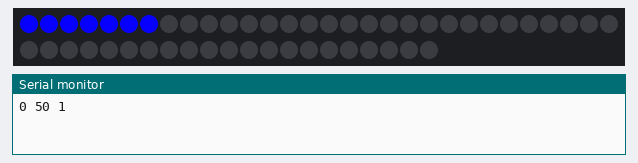
A sketch run on a simulated Arduino Uno, built with avr-gcc and run on an emulated ATmega328P. On the bench: 51 RGB LEDs in strip order, left to right, continuing on the next row, the last lines printed to the serial monitor. Random numbers use the default seed unless the sketch sets one.

Above: at 0.45 s.
At 6.06 s:
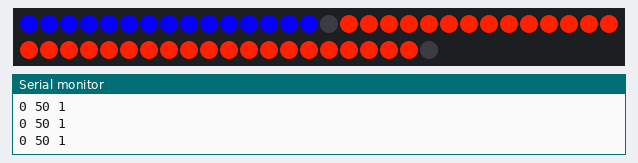
At 10.75 s:
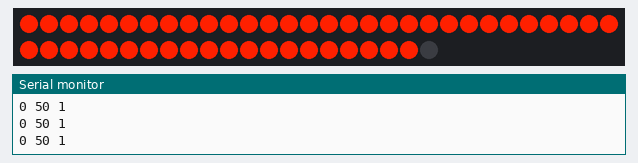
At 19.88 s:
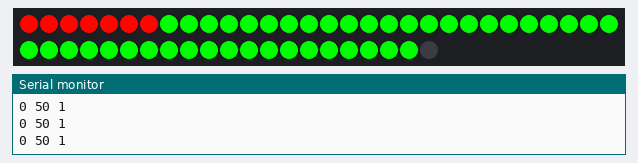
At 29.62 s:
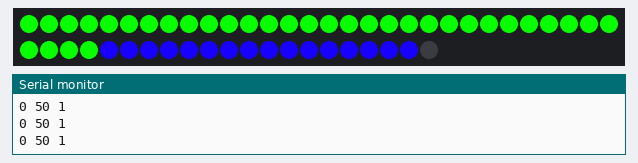
At 39.61 s:
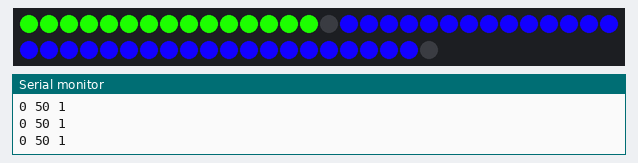

The sketch:

halloween.ino
```cpp
#include <FastLED.h>

#define NUM_LEDS 51
#define LED_PIN 3
#define Del 60
#define fst 10;
CRGB led[NUM_LEDS];
int s,e,st;
int toggle=0;

void setup() {
  // put your setup code here, to run once:
FastLED.addLeds<NEOPIXEL, LED_PIN>(led, NUM_LEDS);

  for (int i =0; i<NUM_LEDS;i++)
  {
     led[i]= CRGB(0,0,0);
  }
  FastLED.show();
  s=0;
  e=NUM_LEDS-1;
  st=1;

  Serial.begin(9600);

}

void swap()
{
   int temp;

   temp=s;
   s=e;
   e=temp;
   st= 1;
   if (s>e)
     st= -1;

  //Serial.print("hello\n");
  //Serial.print(s);Serial.println();
  //Serial.print(e);Serial.println();
 // Serial.print(st);Serial.println();
 // Serial.println();


}


void debugprint(int r, int g, int b)
{
  Serial.print(r);
  Serial.print(" ");
  Serial.print(g);
  Serial.print(" ");
  Serial.print(b);
  Serial.print(" ");
  Serial.println();


}

void loop() {
  // put your main code here, to run repeatedly:
int j,k;


  int r,g,b;
  CRGB next;
  int pr,pg,pb,ir,ib,ig;
  int sr,sg,sb;
  int fading;


  delay(100);
  //swap();
  toggle+=1;
  if ((toggle & 0x3) == 0x0)
  {
    r = 255; //random(255);
    g = 0; //random(120);
    b = random(40); //random(120);
    }
  else if ((toggle & 0x3) == 0x01)
  {
    r = random(30); //random(255);
    g = 255; //random(120);
    b = 0; //random(120);
  }
  else
  {
    r = random(40); //random(255);
    g = 0; //random(120);
    b = 255; //random(120);
    toggle+=1;
  }
  debugprint(s,e,st);

  for (j=s;j!=e;j=j+st)
  {

      for (int k=0;k<5;k++)
      {
        if (k & 0x1)
        {
          led[j].r=0;
          led[j].g=0;
          led[j].b=0;
        }
        else
        {
          led[j].r=r;
          led[j].g=b;
          led[j].b=g;
        }
        FastLED.show();
        delay(2);
      }
      delay(10);
      FastLED.show();
  }

}
```
